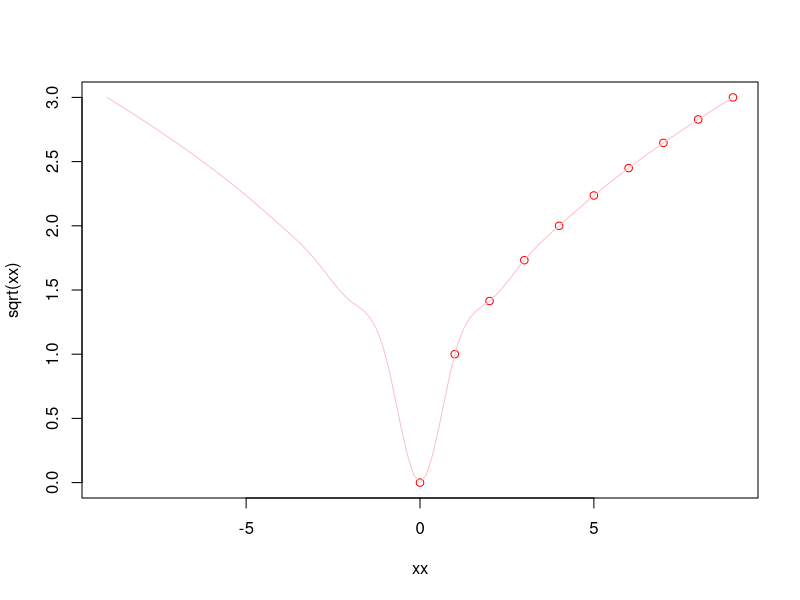

Source code (R): (Note: this script raises an error after producing the figure.)
1 + 1
2 + 5 - 3
?sqrt()


require(stats)
require(graphics)
xx <- -9:9
plot(xx, sqrt(xx), col="red")
lines(spline(xx, sqrt(abs(xx)), n=101), col="pink")

# convert to upper case
toupper("Hello World")

# is 3 greater than 2?

3 > 2


my_result <- sqrt(abs(-9 ^ 3))
my_result


my_int <- 12L
my_int


??arrange()


update.packages()


# Update R 

UpdateR()

# for exploring and visualising data

library(tidyverse)

# for reading Excel files

library(readxl)

# for descriptive statistics

library(psych)

# for writing data to Excel

library(writexl)

is.vector(1:10)


my_number <- 8.2
sqrt(my_number)


is.vector(my_number) # check if my_number is a vector

length(my_number) # check the length of my_number


my_numbers <- c(5, 6, 7, 8, 9, 10)

is.vector(my_numbers) # check if my_number is a vector


length(my_numbers) # check the length of my_number


str(my_numbers) # check the structure of my_numbers


sqrt(my_numbers) # square root of my_numbers


roster_names <- c("John", "Paul", "George", "Ringo")

toupper(roster_names) # convert to upper case


my_vec <- c("A", 2, "C", 4, "E")

str(my_vec) # check the structure of my_vec

# Get the third element of roster_names

roster_names[3]

roster_names[1:3]

roster_names[2:length(roster_names)]

# Get the second and fifth element

roster_names[c(2, 4)]

my_numbers


sqrt(my_numbers[c(2:length(my_numbers))]) #

sqrt(my_numbers[2:3])
my_numbers

# from Excel Tables to R dataframe
# lets build and print a dataframe from scratch.

# create a dataframe

roster <- data.frame(
  Name = c("John", "Paul", "George", "Ringo"),
  Age = c(22, 23, 24, 25),
  Height = c(5.8, 5.9, 6.0, 5.7),
  Weight = c(160, 165, 170, 155)
)
 roster
 # a dataframe is a list of vectors of equal length(i.e a collection of vectors)
 
 data()

 head(iris) 

 # lets confirm that iris is really a dataframe
 
 is.data.frame(iris)


